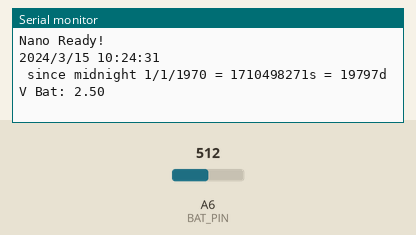
This sketch was run on a simulated Arduino Nano, built with avr-gcc and run on an emulated ATmega328P. Shown: the last lines printed to the serial monitor. The test bench sets the inputs (shaded band); at power-on: A6 (BAT_PIN) = 512. The local clock reads 2024-03-15 10:24:30 at power-on unless the sketch sets it.

Above: at 1.7 s.
1.8 s: A6 (BAT_PIN) set to 716
At 3.1 s:
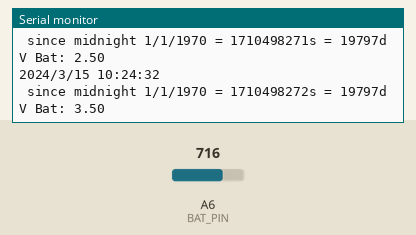
3.3 s: A6 (BAT_PIN) set to 900
At 4.3 s:
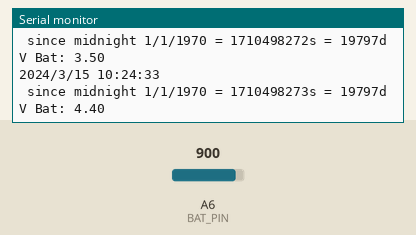
Timing chart, 0 to 6.3 s (numbered marks = the images above; inputs shaded):
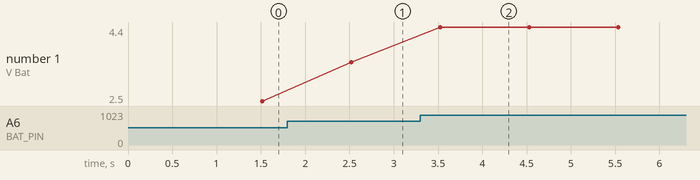

Measured:
- after the input at 1.8 s, the serial monitor: prints a new line after 0.72 s (image 1)
- after the input at 3.3 s, the serial monitor: prints a new line after 0.22 s (image 2)
- plotted number 1: 2.5 → 3.5 after the input at 1.8 s, 3.5 → 4.4 after the input at 3.3 s

The sketch:

Tiny_RTC_Clock_Tests.ino
```cpp
// now.pde
// Prints a snapshot of the current date and time along with the UNIX time
// Modified by Andy Wickert from the JeeLabs / Ladyada RTC library examples
// 5/15/11

#include <Wire.h>
#include <DS3231.h>

#define BAT_PIN A6

RTClib myRTC;

void setup () {
    Serial.begin(57600);
    Wire.begin();
    delay(500);
    Serial.println("Nano Ready!");
}

void loop () {

    delay(1000);

    DateTime now = myRTC.now();

    Serial.print(now.year(), DEC);
    Serial.print('/');
    Serial.print(now.month(), DEC);
    Serial.print('/');
    Serial.print(now.day(), DEC);
    Serial.print(' ');
    Serial.print(now.hour(), DEC);
    Serial.print(':');
    Serial.print(now.minute(), DEC);
    Serial.print(':');
    Serial.print(now.second(), DEC);
    Serial.println();

    Serial.print(" since midnight 1/1/1970 = ");
    Serial.print(now.unixtime());
    Serial.print("s = ");
    Serial.print(now.unixtime() / 86400L);
    Serial.println("d");
    Serial.print("V Bat: ");
    Serial.println(5*analogRead(BAT_PIN)/1023.0);
}
```
